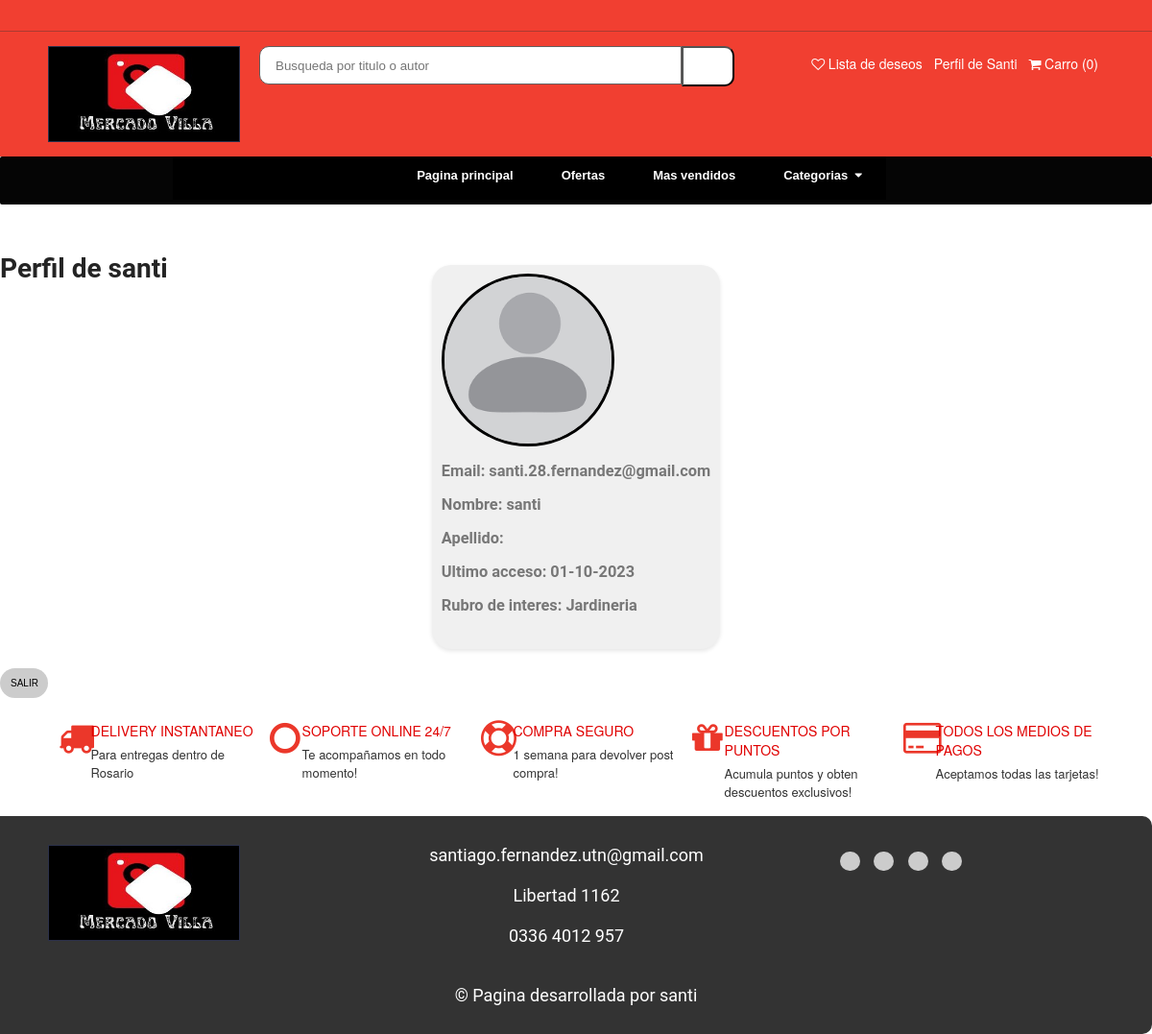
/user/ (signed in), run on an earlier commit of the app's database.
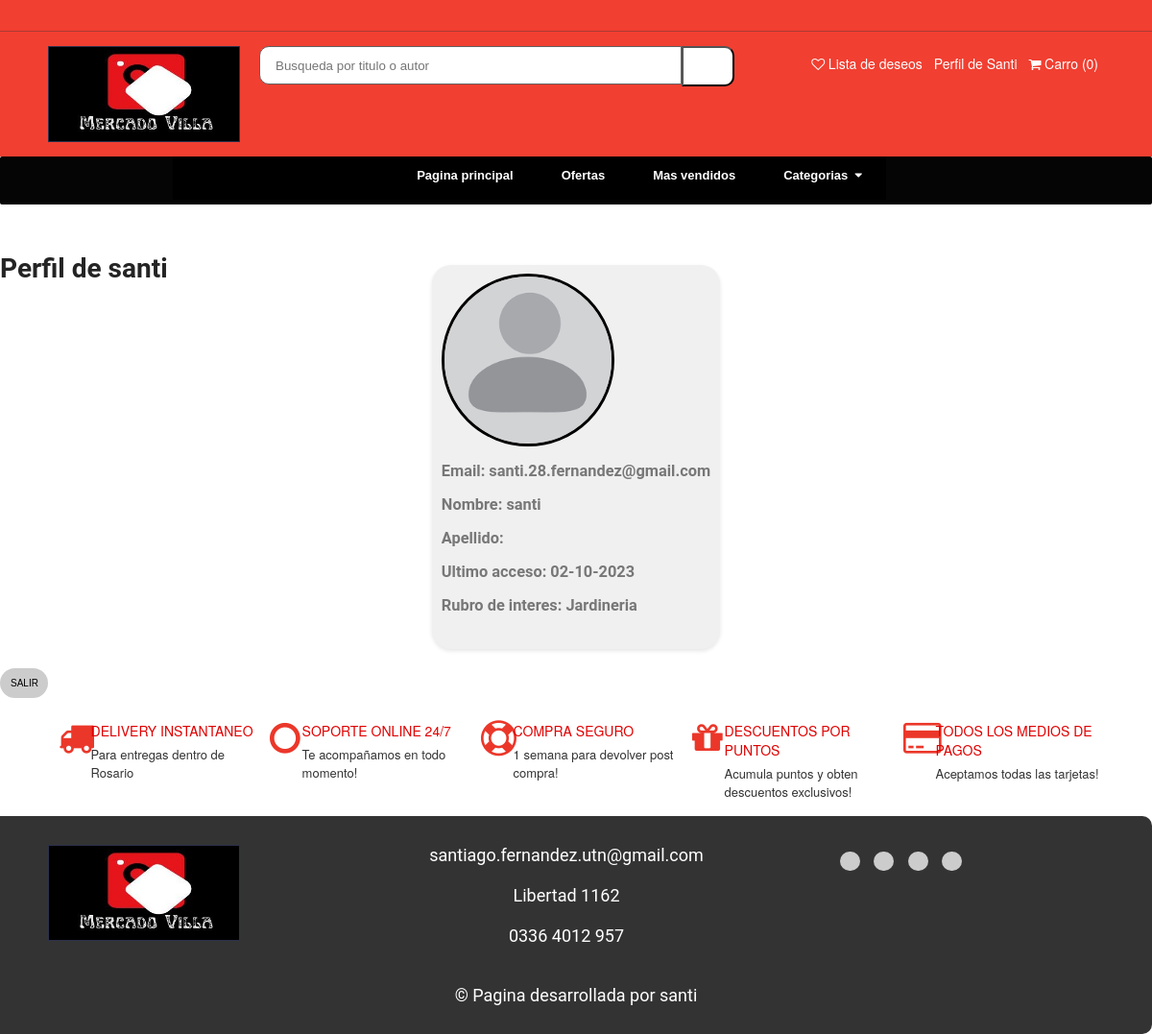
And on a later commit of the database.
### clients/models.py (models this page shows)
class ClientModel(AbstractUser):
    cuit = models.CharField(max_length=11)
    business_line = models.CharField(choices=BusinessLineChoices.choices, max_length=128, default=BusinessLineChoices.OTROS.value)
    business_line_interes = models.CharField(choices=BusinessLineChoices.choices, max_length=128, default=BusinessLineChoices.OTROS.value)
    is_seller = models.BooleanField(default=False)
    is_buyer = models.BooleanField(default=True)
    state = models.CharField(max_length=128,blank = True, null = True)
    city = models.CharField(max_length=128,blank = True, null = True)
    postal_code = models.CharField(max_length = 4,blank = True, null = True)
    phone_number = models.CharField(max_length = 64)
    avatar = models.ImageField(upload_to="avatar", null = True, blank = True)

### user/views.py (the view, shortened to what this page needs)
# urls.py: path('', UserView.as_view(), name="user"),
class UserView(View):
    def get(self, request):
        user = self.request.user
        return render(request, "user.html", {"user": user})

### templates/user.html (shortened to what this page needs)
{%extends "home.html"%}
{% load humanize %}
{%block content%}
<div class="title"> <h1>Perfil de {{ user.username }} </h1></div>
<div class="profile-card">
  <div class="profile-description">
    <br><br><br><br>
    <div class="profile-picture"><img src="{{ user.avatar.url }}"
      alt="imagen de perfil"  class="profile-image"></div>
    <br>
    <div class="div1"> <h3> Email: {{ user.email }} </h1> </div><br>
      <div class="div1"> <h3> Nombre: {{ user.first_name }} </h1> </div><br>
      <div class="div1"> <h3> Apellido: {{ user.second_name }}</div><br>
    <div class="div1"> <h3> Ultimo acceso: {{ user.last_login|date:"d-m-Y" }}
      </h1> </div><br>
    <div class="div1"> <h3> Rubro de interes: {{ user.business_line_interes }}
      </h1> </div>
    <br><br><br><br><br><br>
  </div>
</div>
<a href="{% url 'logout' %}"><button type="button"class="icon-button"id="python-button" data-lang="python">
  SALIR</button></a>
{%endblock content%}

### templates/home.html (shortened to what the changed rows need)
<html>
  <head>
    {% load static %}
    <link rel="stylesheet" href="https://cdnjs.cloudflare.com/ajax/libs/font-awesome/4.7.0/css/font-awesome.min.css">
    <link rel="stylesheet" href="{% static 'css/home.css' %}" type="text/css" />
    <link rel="stylesheet" href="{% static 'css/user.css' %}" type="text/css" />
    <link rel="stylesheet" href="{% static 'css/cart.css' %}" type="text/css" />
    <link rel="stylesheet" href="{% static 'css/signup.css' %}" type="text/css" />
    <link rel="stylesheet" href="{% static 'css/publication.css' %}" type="text/css" />
    {% load humanize %}
  </head>
  <body>
    <div class="width-100 search-panel">
      <div class="container">
        <div class="width-30">
          <ul class="cart-sect">
            {% if user.is_authenticated %}
            <li>
              <a href="/user/">Perfil de {{ user.username |capfirst }}</a>
            </li>
            {% else %}
            <li>
              <i class="fa fa-user-circle-o" aria-hidden="true"></i>
              <a href="/login/"> Iniciar sesion </a>
            </li>
            {% endif %}
          </ul>
        </div>
      </div>
    </div>
    {% block content %}
    {% endblock content %}
  </body>
</html>

What changed in the data, as far as the page shows it:
changed ClientModel "santi": last_login "01-10-2023" → "02-10-2023"
